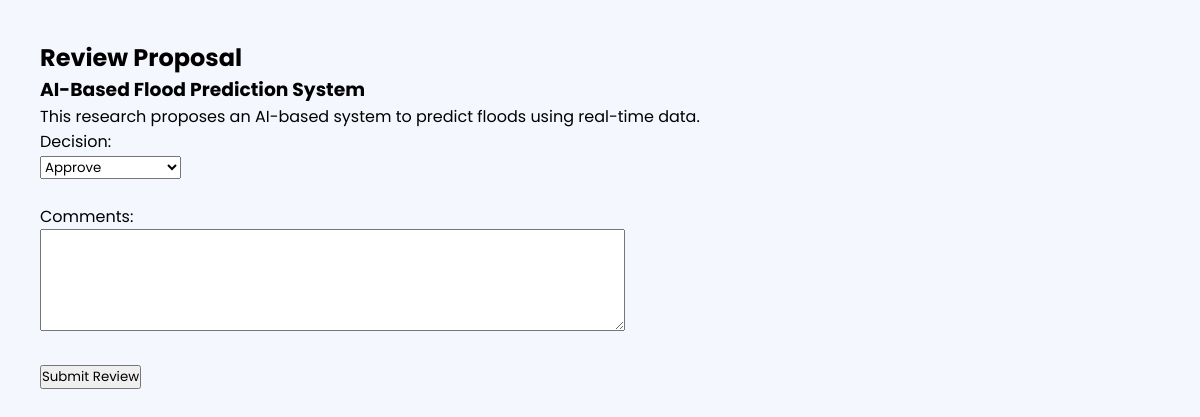
The page /frontend/reviewer-evaluation.php?id=1 (signed in) on the database its author committed.
### tables this page shows
CREATE TABLE `proposal` (
  `proposalId` int NOT NULL,
  `userId` int NOT NULL,
  `title` varchar(200) NOT NULL,
  `abstract` text NOT NULL,
  `submissionDate` date NOT NULL,
  `status` enum('Submitted','Pending','Reviewed','Approved','Rejected') NOT NULL,
  `reviewerId` int DEFAULT NULL
);

### frontend/reviewer-evaluation.php (the view, shortened to what this page needs)
<?php
include("../backend/db.php");
$proposalId = $_GET['id'];
$sql = "SELECT * FROM proposal WHERE proposalID='$proposalId'";
$result = mysqli_query($conn, $sql);
$proposal = mysqli_fetch_assoc($result);
?>
<!DOCTYPE html>
<html>
<head>
    <link rel="stylesheet" href="style.css">
</head>
<body>
<div style="padding:40px;">
    <h2>Review Proposal</h2>
    <h3><?php echo $proposal['title']; ?></h3>
    <p><?php echo $proposal['abstract']; ?></p>
    <form action="../backend/submit_review.php" method="POST">
        <label>Decision:</label><br>
        <select name="decision" required>
            <option value="Approve">Approve</option>
        </select><br><br>
        <label>Comments:</label><br>
        <textarea name="comments" rows="5" cols="50" required></textarea><br><br>
        <button type="submit">Submit Review</button>
    </form>
</div>
</body>
</html>

### frontend/style.css (style rules this page uses)
* { margin: 0; padding: 0; box-sizing: border-box; font-family: 'Poppins', sans-serif; }
body { height: 100vh; background-color: #f4f7fe; overflow: hidden; }

### rows shown on the page
proposal: title "AI-Based Flood Prediction System", abstract "This research proposes an AI-based system to predict floods using real-time data."
